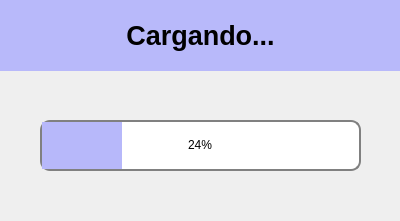
<?xml version="1.0" encoding="UTF-8"?>
<ui version="4.0">
 <class>Form</class>
 <widget class="QWidget" name="Form">
  <property name="geometry">
   <rect>
    <x>0</x>
    <y>0</y>
    <width>400</width>
    <height>221</height>
   </rect>
  </property>
  <property name="windowTitle">
   <string>Form</string>
  </property>
  <widget class="QFrame" name="frame">
   <property name="geometry">
    <rect>
     <x>0</x>
     <y>0</y>
     <width>411</width>
     <height>301</height>
    </rect>
   </property>
   <property name="minimumSize">
    <size>
     <width>0</width>
     <height>91</height>
    </size>
   </property>
   <property name="maximumSize">
    <size>
     <width>1000</width>
     <height>1000</height>
    </size>
   </property>
   <property name="styleSheet">
    <string notr="true"/>
   </property>
   <property name="frameShape">
    <enum>QFrame::NoFrame</enum>
   </property>
   <property name="frameShadow">
    <enum>QFrame::Raised</enum>
   </property>
   <widget class="QLabel" name="titulo">
    <property name="geometry">
     <rect>
      <x>0</x>
      <y>0</y>
      <width>401</width>
      <height>71</height>
     </rect>
    </property>
    <property name="sizePolicy">
     <sizepolicy hsizetype="Expanding" vsizetype="Preferred">
      <horstretch>0</horstretch>
      <verstretch>0</verstretch>
     </sizepolicy>
    </property>
    <property name="maximumSize">
     <size>
      <width>475</width>
      <height>800</height>
     </size>
    </property>
    <property name="font">
     <font>
      <family>Ubuntu</family>
      <pointsize>20</pointsize>
      <weight>75</weight>
      <italic>false</italic>
      <bold>true</bold>
     </font>
    </property>
    <property name="styleSheet">
     <string notr="true">background-color: rgba(183, 184, 250, 252)</string>
    </property>
    <property name="frameShape">
     <enum>QFrame::NoFrame</enum>
    </property>
    <property name="frameShadow">
     <enum>QFrame::Plain</enum>
    </property>
    <property name="text">
     <string>Cargando...</string>
    </property>
    <property name="alignment">
     <set>Qt::AlignCenter</set>
    </property>
   </widget>
   <widget class="QProgressBar" name="loadingBar">
    <property name="geometry">
     <rect>
      <x>40</x>
      <y>120</y>
      <width>321</width>
      <height>51</height>
     </rect>
    </property>
    <property name="styleSheet">
     <string notr="true">QProgressBar {
    border: 2px solid grey;
    border-radius: 10px;
    text-align: center;
}

QProgressBar::chunk {
    background-color: #B7B8FA;
    width: 20px;
}</string>
    </property>
    <property name="value">
     <number>24</number>
    </property>
   </widget>
  </widget>
 </widget>
 <resources/>
 <connections/>
</ui>
